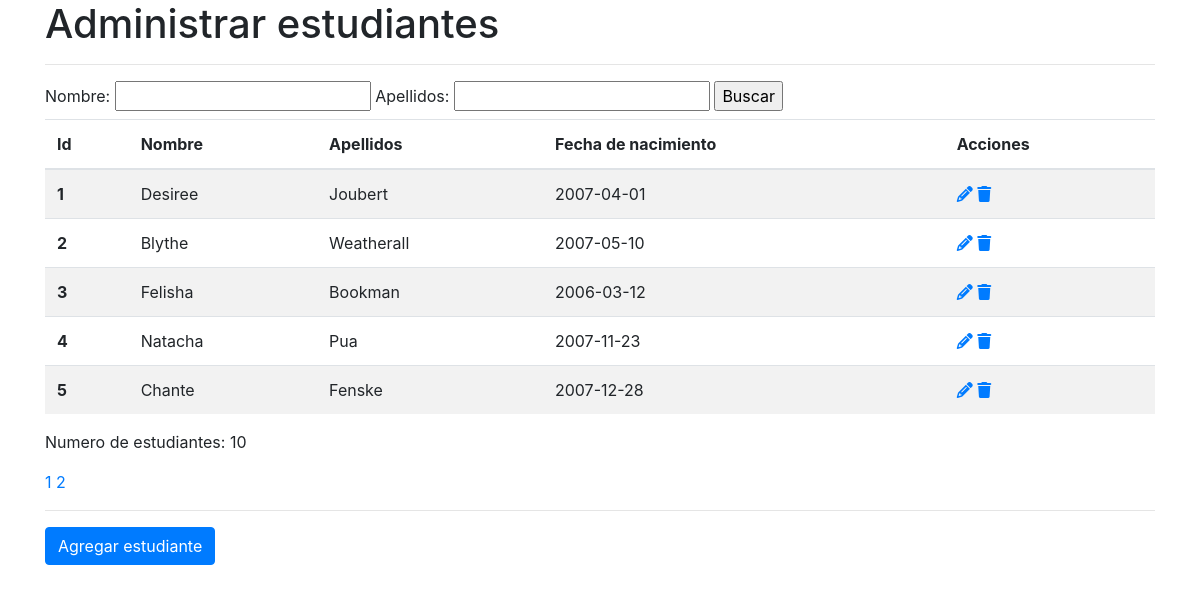
Before: /manage-students.php with the older database file.
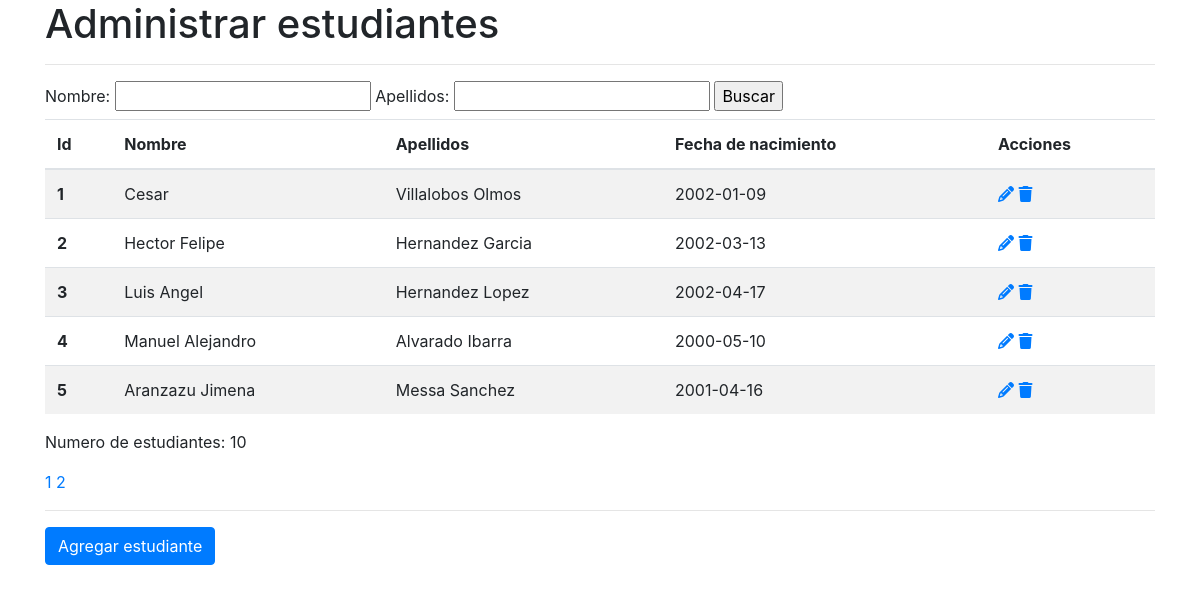
After: the same page with the newer database file.
### tables this page shows
CREATE TABLE `students` (
	`id`	INTEGER NOT NULL PRIMARY KEY AUTO_INCREMENT,
	`first_name`	TEXT NOT NULL,
	`last_name`	TEXT NOT NULL,
	`birth_date`	TEXT NOT NULL,
	`address`	TEXT,
	`postcode`	TEXT,
	`city`	TEXT,
	`state`	TEXT,
	`country`	TEXT,
	`hidden`	INTEGER NOT NULL DEFAULT 0
);

### includes/search.php (the view, shortened to what this page needs)
<form method="get">
  <label>
    Nombre:
    <input type="text" name="first_name" value="<?= $_GET['first_name'] ?? '' ?>">
  </label>
  <label>
    Apellidos:
    <input type="text" name="last_name" value="<?= $_GET['last_name'] ?? '' ?>">
  </label>
  <input type="submit" value="Buscar">
</form>
<?php
$first_name = $_GET['first_name'] ?? '';
$last_name  = $_GET['last_name'] ?? '';
$count_query = 'SELECT COUNT(*) as num_rows from students where hidden = 0 ';
$query = 'SELECT id, first_name, last_name, birth_date from students where hidden = 0 ';
$filters = '';
$page  = $_GET['page'] ?? 1;
$query .= $filters . ' LIMIT 5 OFFSET ' . ( $page - 1 ) * 5;
try {
  $count_query = $pdo->query($count_query . $filters);
  $count_result = $count_query ? $count_query->fetch()['num_rows'] : 0;
  $num_pages = ($count_result / 5) + (($count_result % 5) ? 1 : 0);
} catch (PDOException $e) {
  $count_result = 0;
  $num_pages = 1;
}
$result = $pdo->query($query);
?>
<table class="table table-striped">
  <thead>
    <tr>
      <th scope="col">Id</th>
      <th scope="col">Nombre</th>
      <th scope="col">Apellidos</th>
      <th scope="col">Fecha de nacimiento</th>
      <th scope="col">Acciones</th>
    </tr>
  </thead>
  <tbody>
    <?php
      if ($result) {
        foreach ($result as $row) {
          echo '<tr>';
          echo '<th scope="row">' . $row['id'] . '</th>';
          echo '<td>' . $row['first_name'] . '</td>';
          echo '<td>' . $row['last_name'] . '</td>';
          echo '<td>' . $row['birth_date'] . '</td>';
          echo '<td>';
          echo '<a href="?action=update&id=' . $row['id'] . '"><i class="fas fa-pencil-alt"></i></a>&nbsp;';
          echo '<a href="?action=delete&id=' . $row['id'] . '"><i class="fas fa-trash"></i></a>';
          echo '</td>';
          echo '</tr>';
        }
      }
    ?>
  </tbody>
</table>
<p>Numero de estudiantes: <?= $count_result ?></p>
<?php
  for ($i = 1; $i <= $num_pages; $i++) {
    if ($action === 'search') {
      $filter = '&action=search&first_name=' . $first_name . '&last_name=' . $last_name;
    } else {
      $filter = '';
    }
    echo '<a href="?page=' . $i . $filter . '">' . $i . '</a> ';
  }
?>
<hr/>
<a href="?action=insert" class="btn btn-primary">
  Agregar estudiante
</a>

### manage-students.php (shortened to what this page needs)
<?php
$pdo = (new MySQLConnection())->connect();
if ($pdo === null) {
	echo 'Whoops, could not connect to the MySQL database!';
} else {
	require('includes/header.php');
	$action = $_GET['action'] ?? '';
	if ($action === 'delete' && isset($_GET['id']) && (int) $_GET['id'] > 0) {
		require('includes/delete.php');
	} else if ($action === 'update' && isset($_GET['id']) && (int) $_GET['id'] > 0) {
		require('includes/update.php');
	} else if ($action === 'insert') {
		require('includes/insert.php');
	} else {
		require('includes/search.php');
	}
	require('includes/footer.php');
}

### includes/header.php (shortened to what this page needs)
<!doctype html>
<html lang="es">
  <head>
    <link rel="stylesheet" href="https://stackpath.bootstrapcdn.com/bootstrap/4.4.1/css/bootstrap.min.css">
  </head>
  <body>
    <div class="container">
      <h1>Administrar estudiantes<?= defined('SAFE_VERSION') ? ' (Versión segura)' : '' ?></h1>
      <hr/>

### includes/footer.php (shortened to what this page needs)
    </div>
  </body>
</html>

Changed rows visible on the page:
changed students id 1: first_name "Desiree" → "Cesar"; last_name "Joubert" → "Villalobos Olmos"; birth_date "2007-04-01" → "2002-01-09"
changed students id 2: first_name "Blythe" → "Hector Felipe"; last_name "Weatherall" → "Hernandez Garcia"; birth_date "2007-05-10" → "2002-03-13"
changed students id 3: first_name "Felisha" → "Luis Angel"; last_name "Bookman" → "Hernandez Lopez"; birth_date "2006-03-12" → "2002-04-17"
changed students id 4: first_name "Natacha" → "Manuel Alejandro"; last_name "Pua" → "Alvarado Ibarra"; birth_date "2007-11-23" → "2000-05-10"
changed students id 5: first_name "Chante" → "Aranzazu Jimena"; last_name "Fenske" → "Messa Sanchez"; birth_date "2007-12-28" → "2001-04-16"
